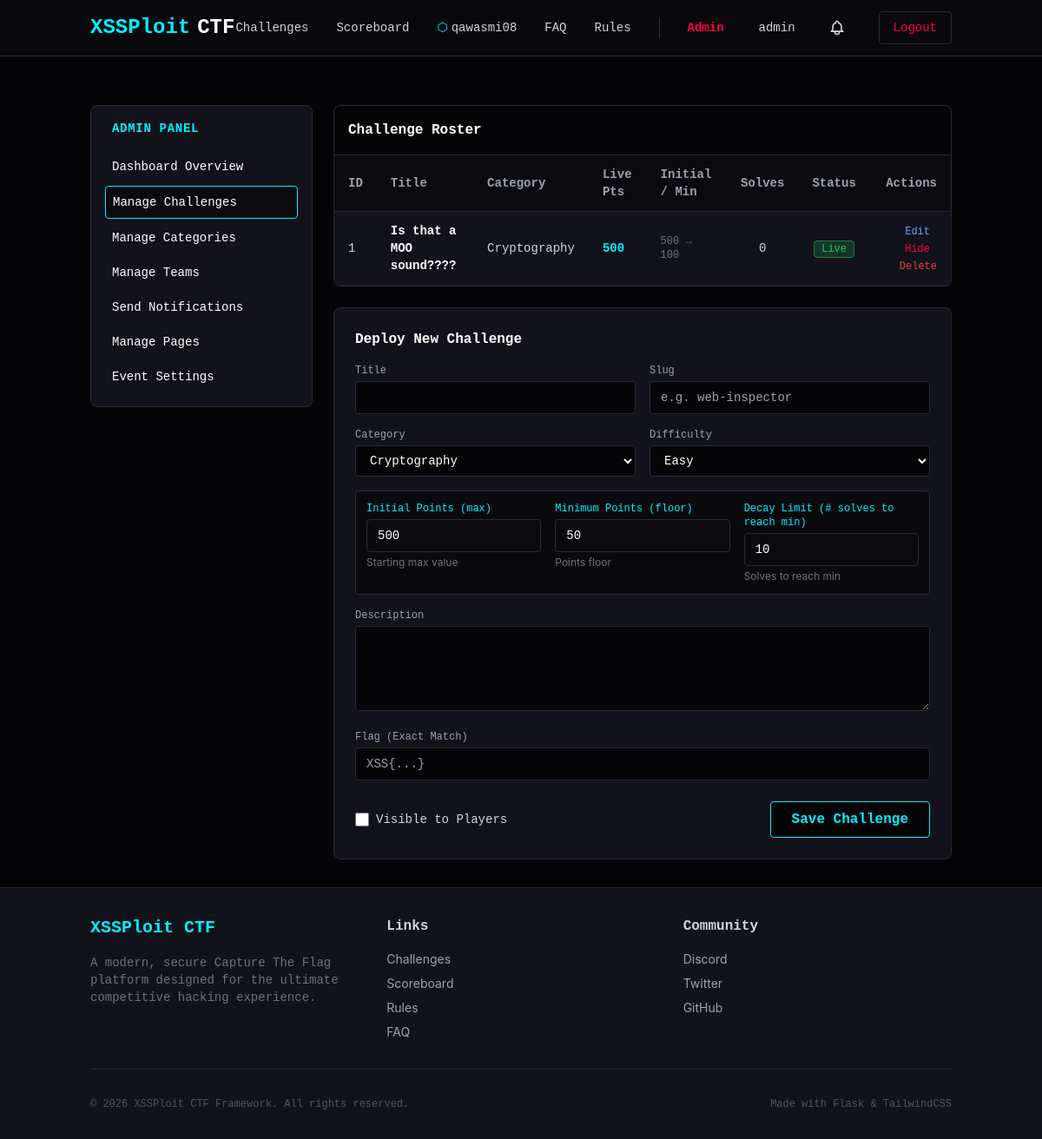
Screenshot of /admin/challenges (signed in) with the database file from the repository.
### app/models/team.py (models this page shows, shortened)
class Team(db.Model):
    __tablename__ = 'teams'
    id = db.Column(db.Integer, primary_key=True)
    name = db.Column(db.String(100), unique=True, index=True, nullable=False)
    invite_code = db.Column(db.String(36), unique=True, nullable=False, default=lambda: str(uuid.uuid4()))
    captain_id = db.Column(db.Integer, db.ForeignKey('users.id'), nullable=False)
    created_at = db.Column(db.DateTime, default=datetime.utcnow)
    captain = db.relationship('User', foreign_keys=[captain_id])
    members = db.relationship('TeamMember', back_populates='team', cascade="all, delete-orphan", lazy='dynamic')
    submissions = db.relationship('Submission', back_populates='team', lazy='dynamic')
    solves = db.relationship('Solve', back_populates='team', lazy='dynamic')

### app/models/user.py (models this page shows, shortened)
class User(UserMixin, db.Model):
    __tablename__ = 'users'
    id = db.Column(db.Integer, primary_key=True)
    username = db.Column(db.String(64), unique=True, index=True, nullable=False)
    email = db.Column(db.String(120), unique=True, index=True, nullable=False)
    password_hash = db.Column(db.String(256), nullable=False)
    bio = db.Column(db.String(255))
    avatar = db.Column(db.String(255))
    country = db.Column(db.String(64))
    role = db.Column(db.String(20), default='user') # 'user' or 'admin'
    is_active = db.Column(db.Boolean, default=True)
    is_verified = db.Column(db.Boolean, default=False)
    created_at = db.Column(db.DateTime, default=datetime.utcnow)
    team_memberships = db.relationship('TeamMember', back_populates='user', lazy='dynamic')
    submissions = db.relationship('Submission', back_populates='user', lazy='dynamic')
    solves = db.relationship('Solve', back_populates='user', lazy='dynamic')
    @property
    def team(self):
        membership = self.team_memberships.first()
        if membership:
            return membership.team
        return None
    def is_admin(self):
        return self.role == 'admin'

### app/models/challenge.py (models this page shows, shortened)
class Challenge(db.Model):
    __tablename__ = 'challenges'
    id = db.Column(db.Integer, primary_key=True)
    title = db.Column(db.String(150), nullable=False)
    slug = db.Column(db.String(150), unique=True, index=True)
    category_id = db.Column(db.Integer, db.ForeignKey('categories.id'), nullable=False)
    difficulty = db.Column(db.String(20), default='Easy') # Easy, Medium, Hard, Insane
    initial_points = db.Column(db.Integer, nullable=False, default=500)
    minimum_points = db.Column(db.Integer, nullable=False, default=50)
    decay_limit    = db.Column(db.Integer, nullable=False, default=10)  # solves to reach minimum
    points         = db.Column(db.Integer, nullable=False, default=500) # current live value (cached)
    description = db.Column(db.Text, nullable=False)
    flag_hash = db.Column(db.String(256), nullable=False)
    is_visible = db.Column(db.Boolean, default=False)
    created_at = db.Column(db.DateTime, default=datetime.utcnow)
    category = db.relationship('Category', back_populates='challenges')
    files = db.relationship('ChallengeFile', back_populates='challenge', cascade="all, delete-orphan")
    hints = db.relationship('Hint', back_populates='challenge', cascade="all, delete-orphan")
    submissions = db.relationship('Submission', back_populates='challenge', lazy='dynamic', cascade="all, delete-orphan")
    solves = db.relationship('Solve', back_populates='challenge', lazy='dynamic', cascade="all, delete-orphan")

class Category(db.Model):
    __tablename__ = 'categories'
    id = db.Column(db.Integer, primary_key=True)
    name = db.Column(db.String(50), unique=True, nullable=False)
    description = db.Column(db.Text)
    challenges = db.relationship('Challenge', back_populates='category', lazy='dynamic')

### app/blueprints/admin/__init__.py (the view, shortened to what this page needs)
@admin_bp.route('/challenges', methods=['GET', 'POST'])
def manage_challenges():
    form = ChallengeCreateForm()
    form.category_id.choices = [(c.id, c.name) for c in Category.query.all()]
    challenges = Challenge.query.order_by(Challenge.category_id).all()
    return render_template('admin/challenges.html', challenges=challenges, form=form)

### app/forms/admin.py
class ChallengeCreateForm(FlaskForm):
    title          = StringField('Title', validators=[DataRequired()])
    slug           = StringField('Slug', validators=[DataRequired()])
    category_id    = SelectField('Category', coerce=int, validators=[DataRequired()])
    difficulty     = SelectField('Difficulty', choices=[('Easy', 'Easy'), ('Medium', 'Medium'), ('Hard', 'Hard'), ('Insane', 'Insane')])
    initial_points = IntegerField('Initial Points (max)', validators=[DataRequired()])
    minimum_points = IntegerField('Minimum Points (floor)', validators=[DataRequired()])
    decay_limit    = IntegerField('Decay Limit (# solves to reach min)', validators=[DataRequired()])
    description    = TextAreaField('Description', validators=[DataRequired()])
    flag           = StringField('Flag (Exact Match)', validators=[DataRequired()])
    is_visible     = BooleanField('Visible to Players')
    submit         = SubmitField('Save Challenge')

### app/blueprints/admin/__init__.py (called while the page is built)
@admin_bp.before_request
@admin_required
def require_admin():
    pass

### app/models/__init__.py (called while the page is built)
@login_manager.user_loader
def load_user(user_id):
    return User.query.get(int(user_id))

### app/templates/admin/challenges.html (shortened to what this page needs)
{% extends "admin/index.html" %}
{% block admin_content %}
<div class="space-y-6">
    <div class="bg-cyber-card border border-cyber-border rounded-lg overflow-hidden">
        <div class="p-4 bg-cyber-darker border-b border-cyber-border flex justify-between items-center">
            <h2 class="font-mono font-bold text-white">Challenge Roster</h2>
        </div>
        <table class="w-full text-left font-mono text-sm">
            <thead class="bg-cyber-dark text-gray-400 border-b border-cyber-border">
                <tr>
                    <th class="px-4 py-3">ID</th>
                    <th class="px-4 py-3">Title</th>
                    <th class="px-4 py-3">Category</th>
                    <th class="px-4 py-3">Live Pts</th>
                    <th class="px-4 py-3">Initial / Min</th>
                    <th class="px-4 py-3 text-center">Solves</th>
                    <th class="px-4 py-3 text-center">Status</th>
                    <th class="px-4 py-3 text-right">Actions</th>
                </tr>
            </thead>
            <tbody>
                {% for chal in challenges %}
                <tr class="border-b border-cyber-border/50 hover:bg-cyber-darker/50 text-gray-300">
                    <td class="px-4 py-3">{{ chal.id }}</td>
                    <td class="px-4 py-3 font-bold text-white">{{ chal.title }}</td>
                    <td class="px-4 py-3">{{ chal.category.name if chal.category else 'Misc' }}</td>
                    <td class="px-4 py-3 text-cyber-primary font-bold">{{ chal.points }}</td>
                    <td class="px-4 py-3 text-gray-500 text-xs">{{ chal.initial_points }} → {{ chal.minimum_points }}</td>
                    <td class="px-4 py-3 text-center">{{ chal.solves.count() }}</td>
                    <td class="px-4 py-3 text-center">
                        {% if chal.is_visible %}
                            <span class="px-2 py-0.5 bg-green-500/20 text-green-500 border border-green-500/50 rounded text-xs">Live</span>
                        {% else %}
                            <span class="px-2 py-0.5 bg-gray-500/20 text-gray-500 border border-gray-500/50 rounded text-xs">Hidden</span>
                        {% endif %}
                    </td>
                    <td class="px-4 py-3 text-right">
                        <a href="/admin/challenges/edit/{{ chal.id }}" class="text-xs text-blue-400 hover:text-blue-300 mr-2">Edit</a>
                        <form action="/admin/challenges/toggle/{{ chal.id }}" method="POST" class="inline mr-2">
                            <button type="submit" class="text-xs hover:text-white {% if chal.is_visible %}text-cyber-secondary{% else %}text-cyber-primary{% endif %}">
                                {% if chal.is_visible %}Hide{% else %}Publish{% endif %}
                            </button>
                        </form>
                        <form action="/admin/challenges/delete/{{ chal.id }}" method="POST" class="inline" onsubmit="return confirm('Are you sure you want to delete this challenge? Submissions and solves will also be deleted.');">
                            <button type="submit" class="text-xs text-red-500 hover:text-red-400">
                                Delete
                            </button>
                        </form>
                    </td>
                </tr>
                {% else %}
                <tr>
                    <td colspan="8" class="px-4 py-6 text-center text-gray-500">No challenges have been created yet.</td>
                </tr>
                {% endfor %}
            </tbody>
        </table>
    </div>
    <div class="bg-cyber-card border border-cyber-border rounded-lg p-6">
        <h2 class="font-mono font-bold text-white mb-4">Deploy New Challenge</h2>
        <form method="POST" action="/admin/challenges">
            <div class="grid grid-cols-1 md:grid-cols-2 gap-4 mb-4">
                <div>
                    {{ form.title.label(class="block text-xs font-mono text-gray-400 mb-1") }}
                    {{ form.title(class="w-full bg-cyber-darker border border-cyber-border rounded px-3 py-2 text-white outline-none focus:border-cyber-primary font-mono text-sm") }}
                </div>
                <div>
                    {{ form.slug.label(class="block text-xs font-mono text-gray-400 mb-1") }}
                    {{ form.slug(class="w-full bg-cyber-darker border border-cyber-border rounded px-3 py-2 text-white outline-none focus:border-cyber-primary font-mono text-sm", placeholder="e.g. web-inspector") }}
                </div>
                <div>
                    {{ form.category_id.label(class="block text-xs font-mono text-gray-400 mb-1") }}
                    {{ form.category_id(class="w-full bg-cyber-darker border border-cyber-border rounded px-3 py-2 text-white outline-none focus:border-cyber-primary font-mono text-sm") }}
                </div>
                <div>
                    {{ form.difficulty.label(class="block text-xs font-mono text-gray-400 mb-1") }}
                    {{ form.difficulty(class="w-full bg-cyber-darker border border-cyber-border rounded px-3 py-2 text-white outline-none focus:border-cyber-primary font-mono text-sm") }}
                </div>
            </div>
            <div class="grid grid-cols-3 gap-4 mb-4 p-3 bg-cyber-darker/60 rounded border border-cyber-border">
                <div>
                    {{ form.initial_points.label(class="block text-xs font-mono text-cyber-primary mb-1") }}
                    {{ form.initial_points(class="w-full bg-cyber-dark border border-cyber-border rounded px-3 py-2 text-white outline-none focus:border-cyber-primary font-mono text-sm", value="500") }}
                    <p class="text-xs text-gray-500 mt-1">Starting max value</p>
                </div>
                <div>
                    {{ form.minimum_points.label(class="block text-xs font-mono text-cyber-primary mb-1") }}
                    {{ form.minimum_points(class="w-full bg-cyber-dark border border-cyber-border rounded px-3 py-2 text-white outline-none focus:border-cyber-primary font-mono text-sm", value="50") }}
                    <p class="text-xs text-gray-500 mt-1">Points floor</p>
                </div>
                <div>
                    {{ form.decay_limit.label(class="block text-xs font-mono text-cyber-primary mb-1") }}
                    {{ form.decay_limit(class="w-full bg-cyber-dark border border-cyber-border rounded px-3 py-2 text-white outline-none focus:border-cyber-primary font-mono text-sm", value="10") }}
                    <p class="text-xs text-gray-500 mt-1">Solves to reach min</p>
                </div>
            </div>
            <div class="mb-4">
                {{ form.description.label(class="block text-xs font-mono text-gray-400 mb-1") }}
                {{ form.description(class="w-full bg-cyber-darker border border-cyber-border rounded px-3 py-2 text-white outline-none focus:border-cyber-primary font-mono text-sm", rows="4") }}
            </div>
            <div class="mb-4">
                {{ form.flag.label(class="block text-xs font-mono text-gray-400 mb-1") }}
                {{ form.flag(class="w-full bg-cyber-darker border border-cyber-border rounded px-3 py-2 text-white outline-none focus:border-cyber-primary font-mono text-sm", placeholder="XSS{...}") }}
            </div>
            <div class="flex items-center justify-between mt-6">
                <div class="flex items-center space-x-2">
                    {{ form.is_visible(class="h-4 w-4 bg-cyber-darker border-cyber-border text-cyber-primary focus:ring-cyber-primary") }}
                    {{ form.is_visible.label(class="text-sm font-mono text-gray-300") }}
                </div>
                {{ form.submit(class="px-6 py-2 bg-cyber-darker text-cyber-primary border border-cyber-primary hover:bg-cyber-primary hover:text-cyber-dark rounded font-mono font-bold transition-all cursor-pointer") }}
            </div>
        </form>
    </div>
</div>
{% endblock %}

### app/templates/includes/navbar.html (shortened to what this page needs)
<nav class="bg-cyber-dark/80 backdrop-blur-md border-b border-cyber-border sticky top-0 z-50">
    <div class="container mx-auto px-4">
        <div class="flex items-center justify-between h-16">
            <a href="/" class="flex items-center space-x-2">
                <span class="text-2xl font-mono font-bold text-cyber-primary neon-text">XSSPloit</span>
                <span class="text-2xl font-mono font-bold text-white">CTF</span>
            </a>
            <div class="hidden md:flex space-x-8 items-center font-mono text-sm">
                <a href="/challenges" class="hover:text-cyber-primary transition-colors">Challenges</a>
                <a href="/scoreboard" class="hover:text-cyber-primary transition-colors">Scoreboard</a>
                {% if current_user.is_authenticated %}
                    {% if current_user.team %}
                        <a href="/team/{{ current_user.team.id }}" class="hover:text-cyber-primary transition-colors flex items-center gap-1">
                            <span class="text-cyber-primary">⬡</span> {{ current_user.team.name }}
                        </a>
                    {% else %}
                        <a href="/team/" class="hover:text-cyber-primary transition-colors">Team</a>
                    {% endif %}
                {% endif %}
                <a href="/faq" class="hover:text-cyber-primary transition-colors">FAQ</a>
                <a href="/rules" class="hover:text-cyber-primary transition-colors">Rules</a>
                {% if current_user.is_authenticated %}
                    {% if current_user.is_admin() %}
                        <a href="/admin/" class="text-cyber-secondary font-bold hover:text-cyber-primary transition-colors pr-2">Admin</a>
                    {% endif %}
                    <a href="/dashboard" class="flex items-center space-x-2 hover:text-cyber-primary transition-colors">
                        <span>{{ current_user.username }}</span>
                    </a>
                    <a href="/notifications" class="relative group flex items-center justify-center w-8 h-8 rounded-full hover:bg-cyber-darker transition-colors text-gray-300 hover:text-cyber-primary">
                    </a>
                    <a href="/auth/logout" class="px-4 py-2 text-cyber-secondary border border-cyber-border hover:border-cyber-secondary hover:bg-cyber-secondary/10 rounded transition-all">Logout</a>
                {% endif %}
            </div>
        </div>
    </div>
</nav>

### app/templates/base.html (style rules this page uses)
body { color: #e2e8f0; }
.neon-text { text-shadow: 0 0 10px theme('colors.cyber.primary'), 0 0 20px theme('colors.cyber.primary'); }

### rows the page displays
Team: team.name "qawasmi08"
User: username "admin"
Challenge: id "1", title "Is that a MOO sound????", category "Cryptography", points "500", initial_points "500", minimum_points "100", solves.count "0", is_visible "Live"
